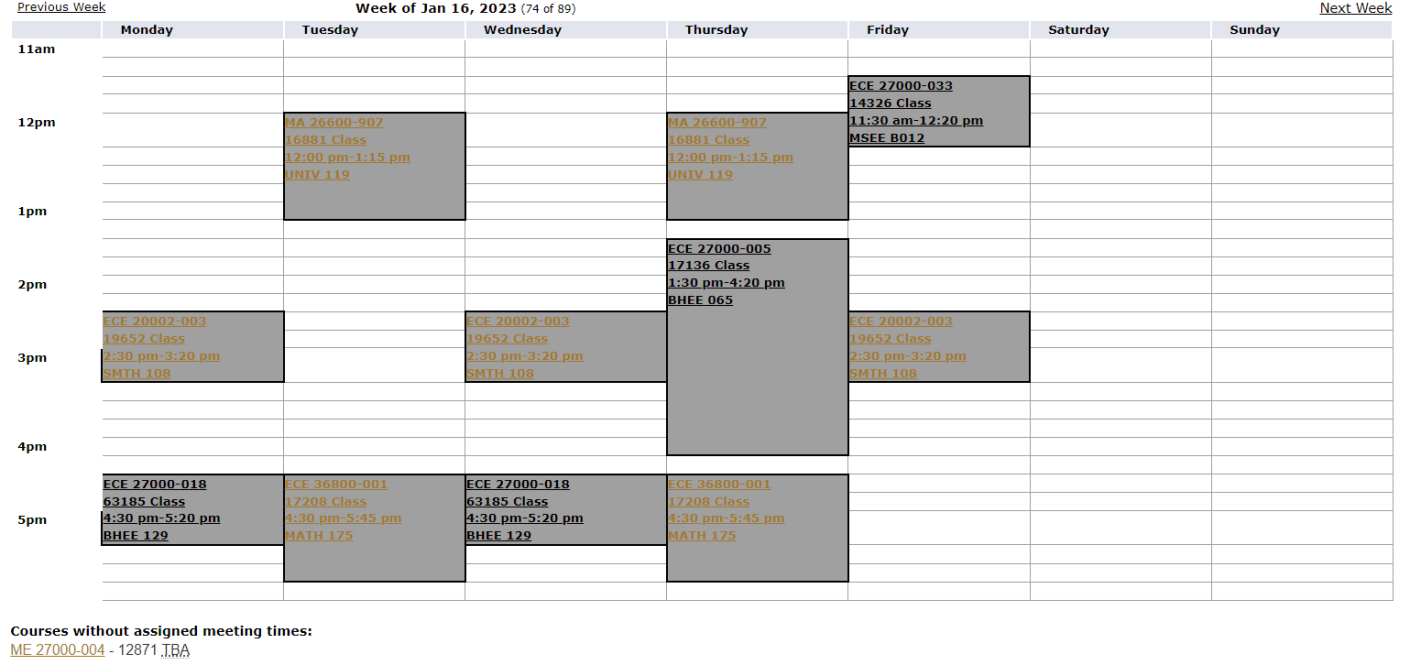
#> input picture assets/schedule_6.png, 1410 x 665 px
$ python pytest.py
#> lines starting #> are read from the running program, lines starting #| are printed output that depends on the picture
import pytesseract as pt
import cv2
from PIL import Image
import numpy as np
import re
import json

pt.pytesseract.tesseract_cmd = r'/usr/bin/tesseract'

file = '../assets/schedule_6.png'
img = np.array(Image.open(file))
#> img is the input picture: shape (665, 1410, 4); mean R, G, B, A 227.4, 226.9, 226.3, 255

all_courses = []

fname = "Revanth"
lname = "Senthil"
email = "senthilr@purdue.edu"

def show_img(image):
    cv2.imshow('image', image)
    cv2.waitKey()

def get_filtered_image(image):
    norm_img = np.zeros((image.shape[0], image.shape[1]))
    image = cv2.normalize(image, norm_img, 0, 255, cv2.NORM_MINMAX)
    image = cv2.threshold(image, 100, 255, cv2.THRESH_BINARY)[1]
    image = cv2.GaussianBlur(image, (1, 1), 0)

    return image

def resized(image, percent):
    wid = int(image.shape[1] * percent / 100)
    hei = int(image.shape[0] * percent / 100)

    return cv2.resize(image, (wid, hei))

# [27 lines left out: function box_detect, not called in this run]

def vertical_lines(image):
    img = cv2.cvtColor(image, cv2.COLOR_RGB2BGR)
    img_thr = cv2.threshold(cv2.cvtColor(img, cv2.COLOR_BGR2GRAY), 128, 255, cv2.THRESH_BINARY_INV)[1]

    thr_y = 50
    y_sum = np.count_nonzero(img_thr, axis=0)
    peaks = np.where(y_sum > thr_y)[0]

    thr_x = 100
    temp = np.diff(peaks).squeeze()
    idx = np.where(temp > thr_x)[0]
    peaks = np.concatenate(([0], peaks[idx+1]), axis=0) + 1

    for i in np.arange(peaks.shape[0] - 1):
        cv2.imwrite('../assets/output/sub_image_' + str(i) + '.png', img[:, peaks[i]:peaks[i+1]])

    return (i + 1)


# [30 lines left out: function extract_info, not called in this run]


text = ""

divi = 5

shape = list(np.shape(img))
#> shape = [665, 1410, 4]
X = shape[0] // divi
#> X = 133
Y = shape[1] // divi
#> Y = 282
x_val = 0
di = 0

x_lim = X
#> x_lim = 133

# for d in range(0, divi):
    # x_val = 0


filtered = get_filtered_image(img)
filtered = resized(filtered, 70)
#> in resized, `return cv2.resize(image, (wid, hei))`:
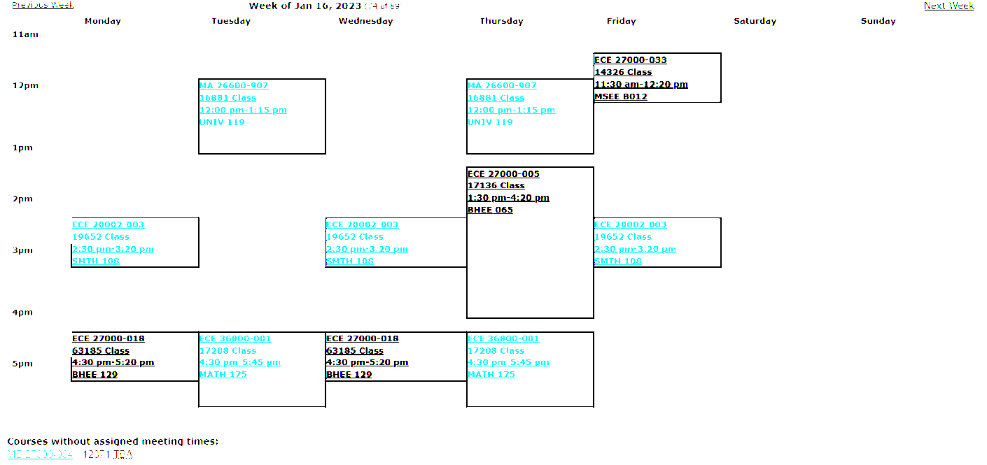
#> returned value: shape (465, 987, 4); mean of channels 0, 1, 2, 3 249.1, 249.1, 246.4, 255; drawn as B, G, R
# show_img(filtered)
# box_detect(filtered)
total = vertical_lines(filtered)
#> in vertical_lines, `img = cv2.cvtColor(image, cv2.COLOR_RGB2BGR)`:
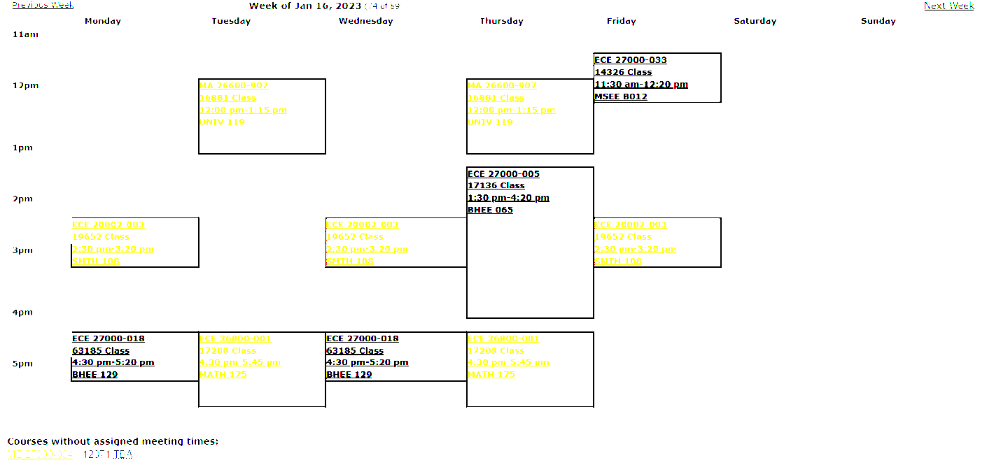
#> img: shape (465, 987, 3); mean B, G, R 246.4, 249.1, 249.1
#> in vertical_lines, `img_thr = cv2.threshold(cv2.cvtColor(img, cv2.COLOR_BGR2GRAY), 128, 25..`:
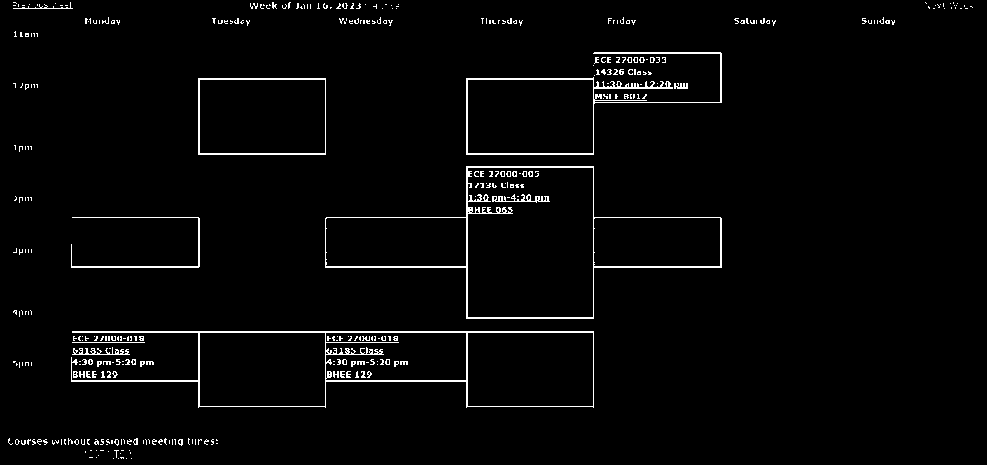
#> img_thr: shape (465, 987); 2.5% white in thin lines or dots
#> in vertical_lines, `y_sum = np.count_nonzero(img_thr, axis=0)`: y_sum = 987 values, max 310 at index 593, min 0 at index 0, mean 11.83
#> in vertical_lines, `peaks = np.where(y_sum > thr_y)[0]`: peaks = [71, 198, 199, 325, 466, 467, 593, 720, 721]
#> in vertical_lines, `temp = np.diff(peaks).squeeze()`: temp = [127, 1, 126, 141, 1, 126, 127, 1]
#> in vertical_lines, `idx = np.where(temp > thr_x)[0]`: idx = [0, 2, 3, 5, 6]
#> in vertical_lines, `peaks = np.concatenate(([0], peaks[idx+1]), axis=0) + 1`: peaks = [1, 199, 326, 467, 594, 721]
#> the loop in vertical_lines, `for i in np.arange(peaks.shape[0] - 1):` made 5 passes
#> pass 1, in vertical_lines, `cv2.imwrite('../assets/output/sub_image_' + str(i) + '.png', img[:, pe..`:
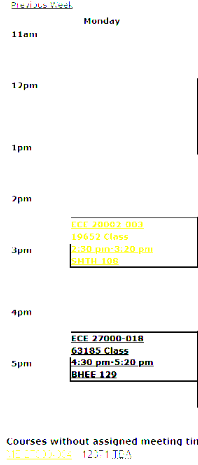
#> saved as sub_image_0.png: shape (465, 198, 3); mean B, G, R 245.6, 247.6, 247.6
#> pass 2, in vertical_lines, `cv2.imwrite('../assets/output/sub_image_' + str(i) + '.png', img[:, pe..`:
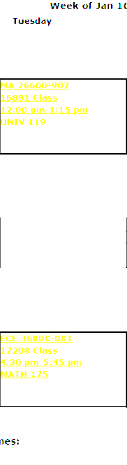
#> saved as sub_image_1.png: shape (465, 127, 3); mean B, G, R 243.8, 249.7, 249.6
#> total = 5


# text_outs = []
uniq = []

for out in range(total):
    text = pt.image_to_string(get_filtered_image(cv2.imread(f'../assets/sub_image_{out}.png')))
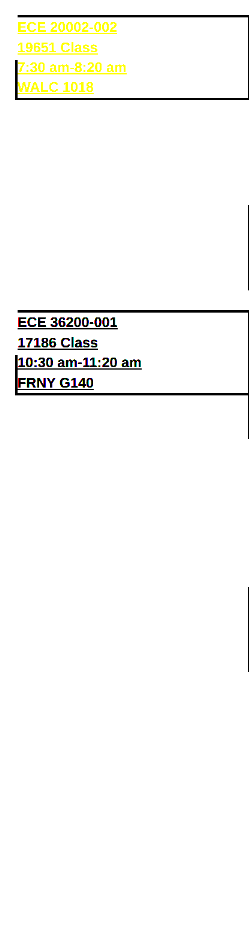
#> input picture assets/sub_image_0.png, 249 x 939 px
#> in get_filtered_image (call 2), `norm_img = np.zeros((image.shape[0], image.shape[1]))`: norm_img: shape (939, 249) float64; every value is 0
#> in get_filtered_image, image is the input picture: shape (939, 249, 3); mean B, G, R 247.7, 249.7, 249.7
#> in get_filtered_image (call 2), `image = cv2.threshold(image, 100, 255, cv2.THRESH_BINARY)[1]`:
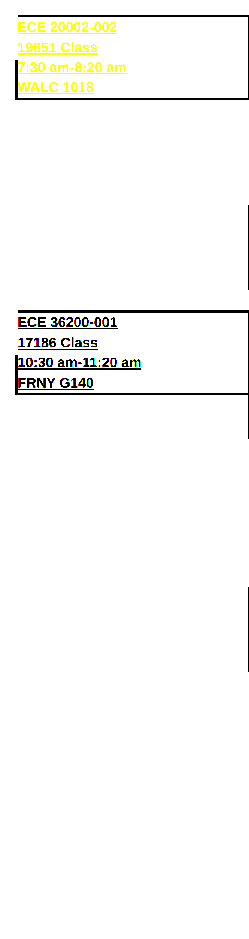
#> image: shape (939, 249, 3); mean B, G, R 247.8, 249.8, 249.8
#> (the run stopped early here; a loop or call above may not have finished)
